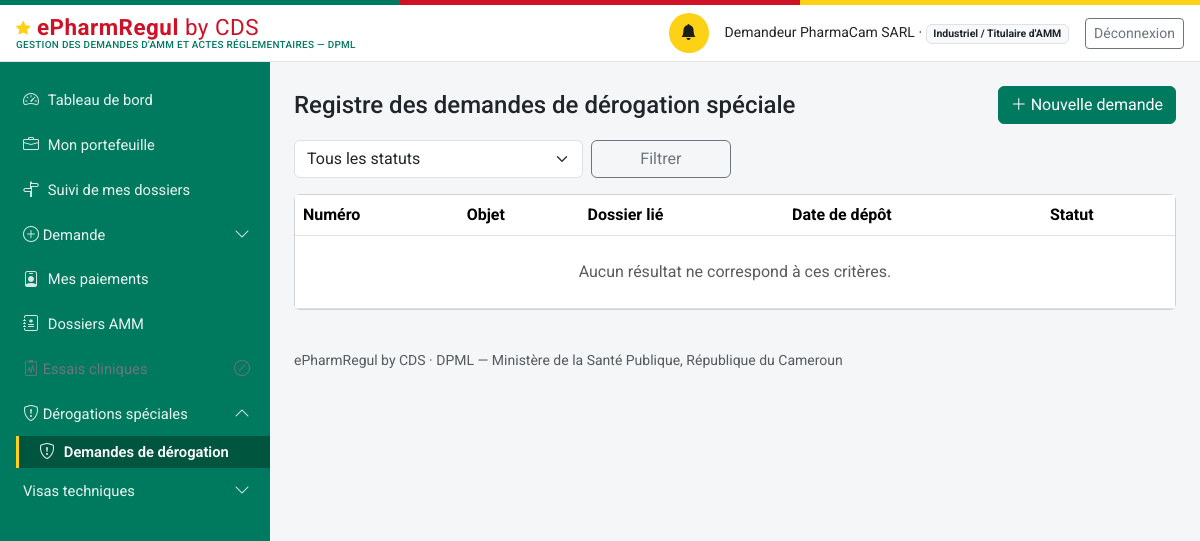
Screenshot of /derogations (signed in) with the database file from the repository.
### models.py (models this page shows, shortened)
class Personne(db.Model):
    id = db.Column(db.Integer, primary_key=True)
    nom_complet = db.Column(db.String(200), nullable=False)
    email = db.Column(db.String(150), unique=True, nullable=False)  # identifiant de connexion
    password_hash = db.Column(db.String(255), nullable=False)
    role_systeme = db.Column(db.String(50), nullable=False)
    etablissement_rattachement_id = db.Column(db.Integer, db.ForeignKey("etablissement.id"), nullable=True)
    contact = db.Column(db.String(200))
    statut_compte = db.Column(db.String(20), nullable=False, default="actif")
    date_creation = db.Column(db.DateTime, default=datetime.utcnow)
    date_inscription = db.Column(db.DateTime, nullable=True)
    date_decision = db.Column(db.DateTime, nullable=True)
    decide_par_id = db.Column(db.Integer, db.ForeignKey("personne.id"), nullable=True)
    etablissement = db.relationship("Etablissement", foreign_keys=[etablissement_rattachement_id])
    decide_par = db.relationship("Personne", remote_side=[id],
                                 foreign_keys=[decide_par_id])
    @property
    def role_label(self):
        from permissions import ROLES
        return ROLES.get(self.role_systeme, self.role_systeme)
    @property
    def niveau(self):
        from permissions import niveau
        return niveau(self)
    @property
    def est_externe(self):
        from permissions import est_externe
        return est_externe(self.role_systeme)

### routes_derogation.py (the view)
@derogation_bp.route("/derogations")
@login_required
def registre():
    u = current_user()
    q = DemandeDerogation.query
    if u.role_systeme == "demandeur_externe":
        q = q.filter_by(demandeur_id=u.id)
    elif u.role_systeme not in ROLES_INTERNES:
        abort(403)
    statut = request.args.get("statut", "")
    if statut:
        q = q.filter_by(statut=statut)
    demandes = q.order_by(DemandeDerogation.date_creation.desc()).all()
    return render_template("derogation/registre.html", demandes=demandes, statut=statut)

### auth.py (called while the page is built)
def current_user():
    uid = session.get("user_id")
    if not uid:
        return None
    return db.session.get(Personne, uid)

def login_required(view):
    @wraps(view)
    def wrapped(*a, **kw):
        if not current_user():
            return redirect(url_for("login", next=request.path))
        return view(*a, **kw)
    return wrapped

### matrice_acces.py (called while the page is built, shortened)
def profil(utilisateur):
    if utilisateur is None:
        return None
    return PROFILS_DEMANDEUR.get(utilisateur.role_systeme)

def acte_concerne(utilisateur, code_acte):
    fiche = profil(utilisateur)
    if fiche is None:
        return True
    return code_acte in fiche["actes"]

def motif_indisponible(utilisateur):
    fiche = profil(utilisateur)
    return MOTIF_HORS_PROFIL.format(
        profil=fiche["libelle"] if fiche else "—")

def _admis(entree, utilisateur, drapeaux):
    if utilisateur is None:
        return False
    role = utilisateur.role_systeme
    externe = est_externe(role)
    if externe:
        profils = entree.get("profils", ())
        if not profils:
            return False
        if "*" not in profils and "*externe*" not in profils \
                and role not in profils:
            return False
    condition = entree.get("condition")
    if condition and externe and not drapeaux.get(condition):
        return False
    return True

def _enfants_taxonomie(utilisateur, chemin=""):
    import taxonomie_demandes as tax
    enfants = []
    for famille in tax.enfants_avec_liens([]):
        ok = acte_concerne(utilisateur, famille["code"])
        enfants.append({
            "code": famille["code"], "libelle": famille["libelle"],
            "icone": famille["icone"], "href": famille["href"],
            "accessible": ok,
            "motif": None if ok else motif_indisponible(utilisateur),
            "actif": bool(chemin) and (chemin == famille["href"]
                                       or chemin.startswith(
                                           famille["href"].rstrip("/") + "/")),
        })
    return enfants

### paiements.py (called while the page is built)
def _representant_etablissement(etablissement_id):
    return (Personne.query
            .filter(Personne.etablissement_rattachement_id == etablissement_id,
                    Personne.role_systeme.in_(_PROFILS_REPRESENTANTS),
                    Personne.statut_compte == "actif")
            .first())

### permissions.py (called while the page is built)
def est_externe(role):
    return role in ROLES_EXTERNES

def a_niveau(user, minimum):
    return niveau(user) >= minimum

### templates/derogation/registre.html (shortened to what this page needs)
{% extends "base.html" %}
{% block content %}
<div class="d-flex justify-content-between align-items-center mb-3">
  <h4 class="mb-0">Registre des demandes de dérogation spéciale</h4>
  {% if current_user.role_systeme == "demandeur_externe" %}
  <a href="{{ url_for('derogation.nouvelle') }}" class="btn btn-primary"><i class="bi bi-plus-lg"></i> Nouvelle demande</a>
  {% endif %}
</div>
<form method="get" class="row g-2 mb-3" role="search">
  <div class="col-md-4">
    <select class="form-select" id="statut" name="statut">
      <option value="">Tous les statuts</option>
    </select>
  </div>
  <div class="col-md-2"><button class="btn btn-outline-secondary w-100">Filtrer</button></div>
</form>
<div class="card">
  <div class="table-responsive">
    <table class="table table-hover align-middle mb-0">
      <thead><tr><th>Numéro</th><th>Objet</th><th>Dossier lié</th><th>Date de dépôt</th><th>Statut</th></tr></thead>
      <tbody>
        {% for d in demandes %}
        <tr>
          <td><a href="{{ url_for('derogation.fiche', id=d.id) }}">{{ d.numero }}</a></td>
          <td>{{ d.objet }}</td>
          <td>{% if d.dossier_amm %}<a href="{{ url_for('dossier_detail', id=d.dossier_amm_id) }}">{{ d.dossier_amm.numero or "brouillon" }}</a>{% else %}—{% endif %}</td>
          <td>{{ d.date_creation.strftime('%d/%m/%Y') }}</td>
          <td><span class="badge bg-primary badge-statut">{{ STATUTS_DEROGATION.get(d.statut, d.statut) }}</span></td>
        </tr>
        {% else %}
        <tr><td colspan="5" class="text-center text-muted py-4">Aucun résultat ne correspond à ces critères.</td></tr>
        {% endfor %}
      </tbody>
    </table>
  </div>
</div>
{% endblock %}

### templates/base.html (shortened to what this page needs)
<!doctype html>
<html lang="fr">
<head>
<link href="https://cdn.jsdelivr.net/npm/bootstrap@5.3.3/dist/css/bootstrap.min.css" rel="stylesheet">
<link href="https://cdn.jsdelivr.net/npm/bootstrap-icons@1.11.3/font/bootstrap-icons.css" rel="stylesheet">
<link href="{{ url_for('static', filename='css/style.css') }}" rel="stylesheet">
</head>
<body>
<div class="sireph-flagbar" aria-hidden="true"><span></span><span></span><span></span></div>
<header class="sireph-topbar">
  <div class="container-fluid px-3 py-2 d-flex align-items-center justify-content-between">
    <div class="d-flex align-items-center gap-2">
      <a class="sireph-brand" href="{{ current_user and url_for('dashboard') or url_for('login') }}">
        <i class="bi bi-star-fill"></i> ePharmRegul <span class="fw-normal">by CDS</span>
        <small>Gestion des demandes d'AMM et actes réglementaires — DPML</small>
      </a>
    </div>
    {% if current_user %}
    <div class="d-flex align-items-center gap-3">
      <a href="{{ url_for('notifications_liste') }}" class="sireph-icon-btn" title="Notifications" aria-label="Notifications">
        <i class="bi bi-bell-fill"></i>
      </a>
      <span class="small d-none d-md-inline">{{ current_user.nom_complet }} ·
        <span class="badge bg-light text-dark border">{{ current_user.role_label }}</span></span>
      <a href="{{ url_for('logout') }}" class="btn btn-sm btn-outline-secondary">Déconnexion</a>
    </div>
    {% endif %}
  </div>
</header>
<div class="sireph-layout">
  {% if current_user %}
  <nav id="sireph-sidebar" class="offcanvas-lg offcanvas-start sireph-sidebar" tabindex="-1"
       aria-label="Navigation principale">
    <div class="offcanvas-body d-flex flex-column p-0">
      <ul class="nav nav-pills flex-column">
        {% for e in menu %}
        {% if e.enfants %}
        <li class="nav-item">
          <a class="nav-link d-flex align-items-center justify-content-between
                    {{ 'active' if e.actif }} {{ 'disabled text-secondary' if not e.accessible }}"
             {% if e.accessible %}
             data-bs-toggle="collapse" href="#groupe-{{ e.code }}" role="button"
             aria-expanded="{{ 'true' if e.ouvert else 'false' }}"
             aria-controls="groupe-{{ e.code }}"
             {% else %}
             href="#" tabindex="-1" aria-disabled="true"
             title="{{ e.motif }}" data-bs-toggle="tooltip"
             onclick="return false;"
             {% endif %}>
            <span><i class="bi {{ e.icone }}"></i> {{ e.libelle }}</span>
            {% if e.accessible %}
            <i class="bi bi-chevron-down small sireph-chevron"></i>
            {% else %}
            <i class="bi bi-slash-circle small" aria-hidden="true"></i>
            {% endif %}
          </a>
          {% if e.accessible %}
          <div class="collapse {{ 'show' if e.ouvert }}" id="groupe-{{ e.code }}">
            <ul class="nav nav-pills flex-column">
              {% for f in e.enfants %}
              <li class="nav-item ps-3">
                <a class="nav-link py-1 small
                          {{ 'active' if f.actif }}
                          {{ 'disabled text-secondary' if not f.accessible }}"
                   {% if f.accessible %}href="{{ f.href }}"
                   {% else %}href="#" tabindex="-1" aria-disabled="true"
                   title="{{ f.motif }}" data-bs-toggle="tooltip"
                   onclick="return false;"{% endif %}>
                  <i class="bi {{ f.icone }}"></i> {{ f.libelle }}
                </a>
              </li>
              {% endfor %}
            </ul>
          </div>
          {% endif %}
        </li>
        {% else %}
        <li class="nav-item">
          <a class="nav-link {{ 'active' if e.actif }}
                    {{ 'disabled text-secondary' if not e.accessible }}"
             {% if e.accessible %}href="{{ e.href }}"
             {% else %}href="#" tabindex="-1" aria-disabled="true"
             title="{{ e.motif }}" data-bs-toggle="tooltip"
             onclick="return false;"{% endif %}>
            <i class="bi {{ e.icone }}"></i> {{ e.libelle }}
          </a>
        </li>
        {% endif %}
        {% endfor %}
      </ul>
    </div>
  </nav>
  {% endif %}
  <main id="contenu-principal" class="sireph-content">
    {% block content %}{% endblock %}
    <footer class="text-muted small py-4 mt-3">
      ePharmRegul by CDS · DPML — Ministère de la Santé Publique, République du Cameroun
    </footer>
  </main>
</div>
</body>
</html>

### static/css/style.css (style rules this page uses)
:root { --cm-green: #007a5e; --cm-green-dark: #00553f; --cm-red: #ce1126; --cm-yellow: #fcd116; }
body { background-color: #f4f6f8; font-family: "Roboto", -apple-system, BlinkMacSystemFont, "Segoe UI", Arial, sans-serif; }
.sireph-flagbar { height: 5px; display: flex; }
.sireph-flagbar span { flex: 1 1 0; }
.sireph-flagbar span:nth-child(1) { background-color: var(--cm-green); }
.sireph-flagbar span:nth-child(2) { background-color: var(--cm-red); }
.sireph-flagbar span:nth-child(3) { background-color: var(--cm-yellow); }
.sireph-topbar { background-color: #ffffff; border-bottom: 1px solid #e2e6ea; }
.sireph-brand { font-weight: 700; font-size: 1.4rem; color: var(--cm-red); letter-spacing: 0.5px; text-decoration: none; line-height: 1.1; }
.sireph-brand .bi-star-fill { color: var(--cm-yellow); font-size: 0.9rem; vertical-align: 2px; }
.sireph-brand small { display: block; font-size: 0.62rem; font-weight: 500; color: var(--cm-green); letter-spacing: 0.3px; text-transform: uppercase; }
.sireph-icon-btn { width: 40px; height: 40px; border-radius: 50%; display: inline-flex; align-items: center; justify-content: center; color: #1c1c1c; background-color: var(--cm-yellow); border: none; text-decoration: none; }
.sireph-layout { display: flex; align-items: stretch; min-height: calc(100vh - 63px); }
.sireph-sidebar { background-color: var(--cm-green) !important; width: 270px; flex-shrink: 0; padding: 1rem 0; }
.sireph-sidebar .nav-link { color: rgba(255, 255, 255, 0.92); padding: 0.65rem 1.25rem; border-left: 3px solid transparent; border-radius: 0; font-size: 0.92rem; display: flex; align-items: center; gap: 0.55rem; }
.sireph-sidebar .nav-link i { font-size: 1rem; opacity: 0.9; }
.sireph-sidebar .nav-link.active { background-color: var(--cm-green-dark); border-left-color: var(--cm-yellow); font-weight: 600; color: #fff; }
.sireph-content { flex: 1 1 auto; min-width: 0; padding: 1.5rem; }
.btn-primary { --bs-btn-bg: var(--cm-green); --bs-btn-border-color: var(--cm-green); --bs-btn-hover-bg: var(--cm-green-dark); --bs-btn-hover-border-color: var(--cm-green-dark); --bs-btn-active-bg: var(--cm-green-dark); }

### rows the page displays
Personne: nom_complet "Demandeur PharmaCam SARL", role_label "Industriel / Titulaire d'AMM"

### other values shown
{{ e.libelle }} "Tableau de bord" "Mon portefeuille" "Suivi de mes dossiers" "Mes paiements" "Dossiers AMM"
{{ e.libelle }} "Demande" "Essais cliniques" "Dérogations spéciales" "Visas techniques"
{{ f.libelle }} "Demandes de dérogation"
